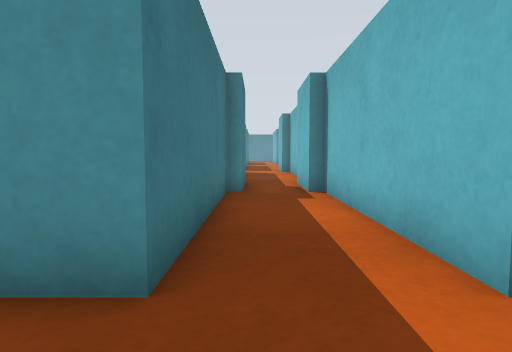
[1] (above)

24 first-person views from a walk through a world built for the Gazebo simulator. The camera is 0.5 m above the floor, tilts 4° down and sees 75° across. The floor is counted in squares, 0.5 m on a side. Each view is taken from the middle of a square. On the plan, view 1 faces up. The plan holds only what a view shows up to about 12 squares ahead; the rest is blank. The place goes on beyond the plan.

[2]
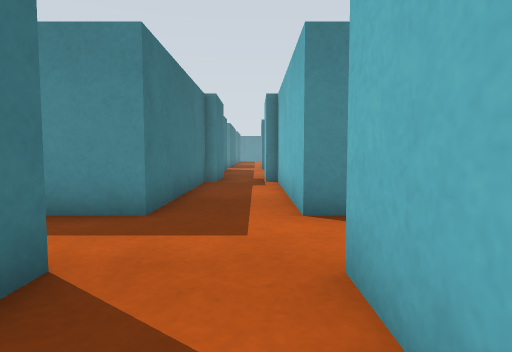

[3]
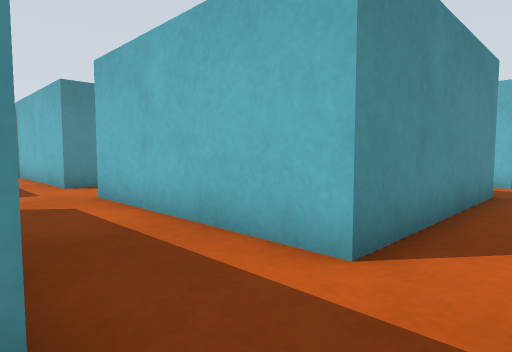

[4]
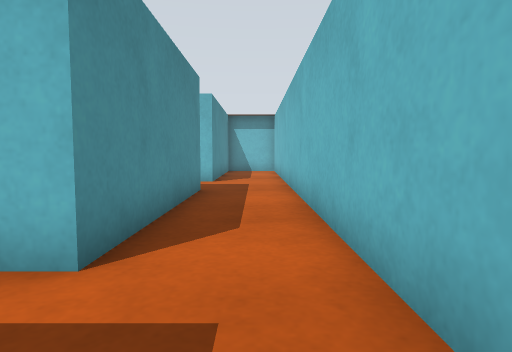

[5]
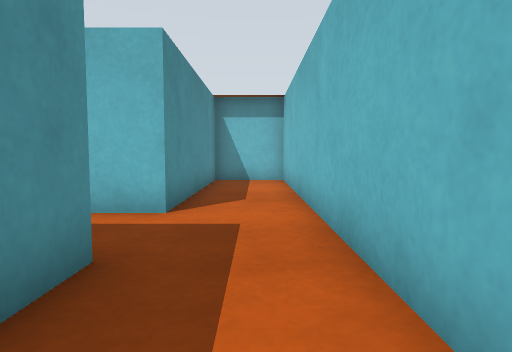

[6]
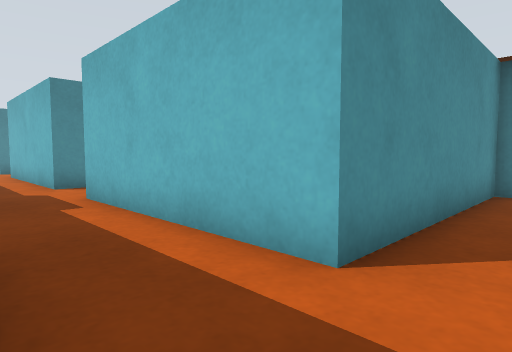

[7]
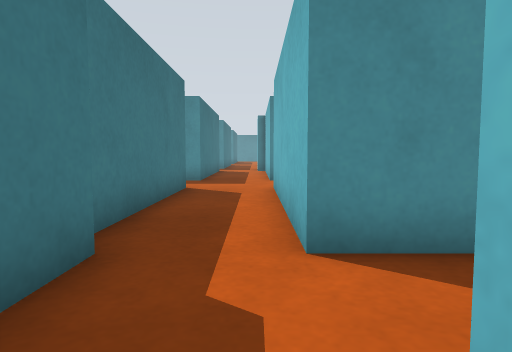

[8]
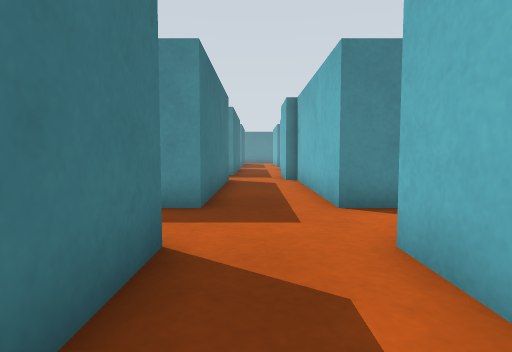

[9]
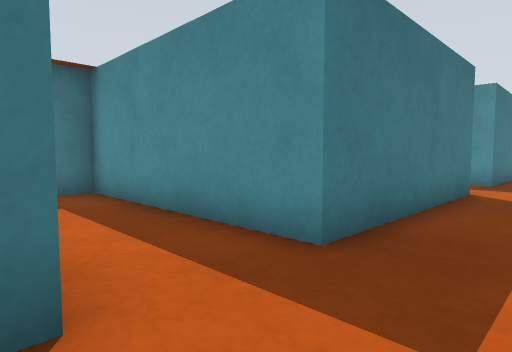

[10]
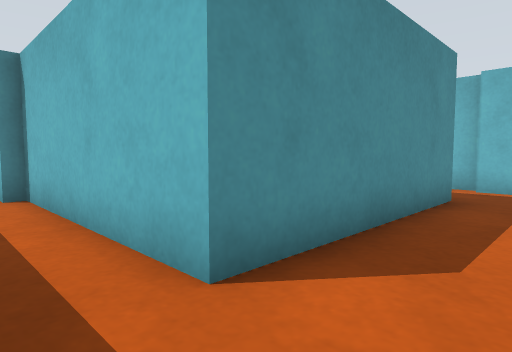

[11]
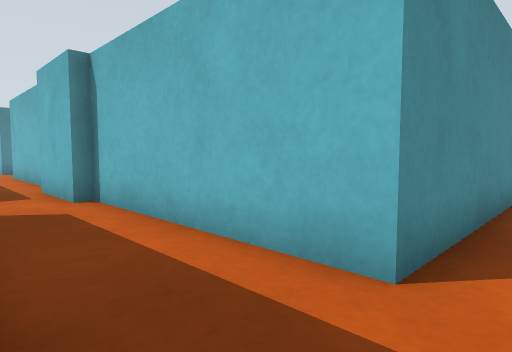

[12]
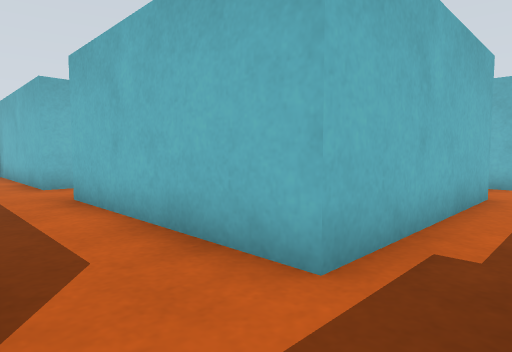

[13]
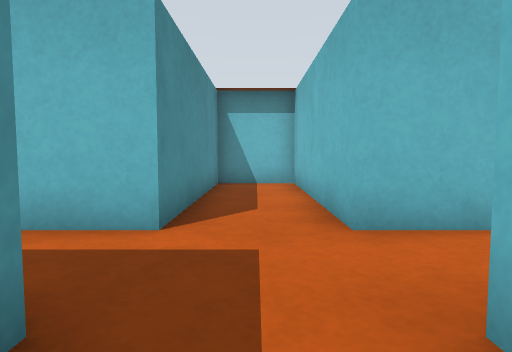

[14]
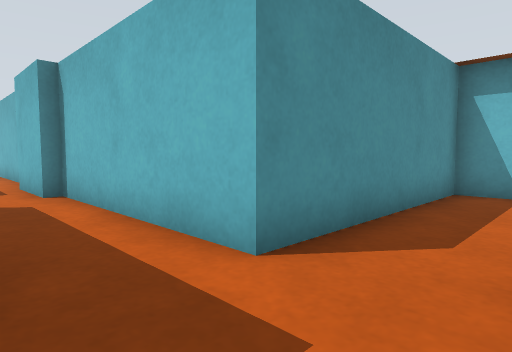

[15]
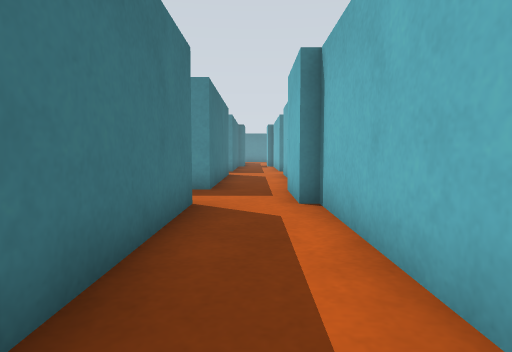

[16]
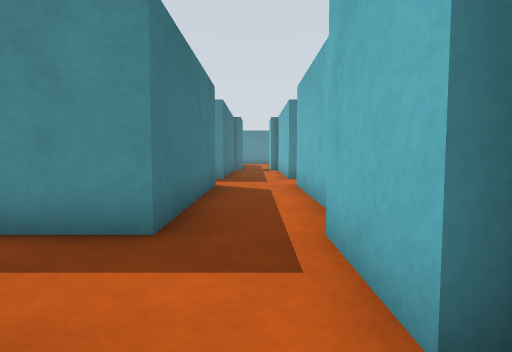

[17]
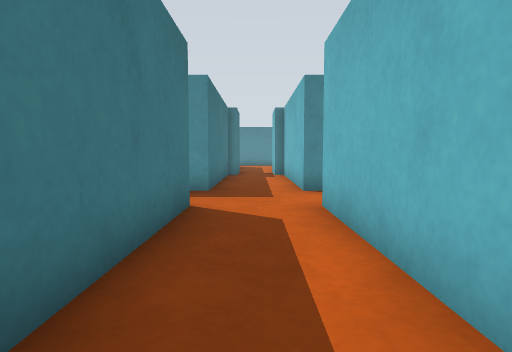

[18]
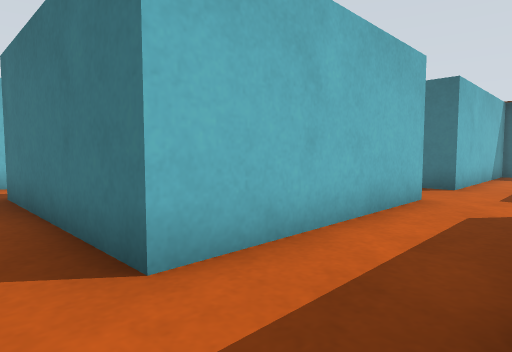

[19]
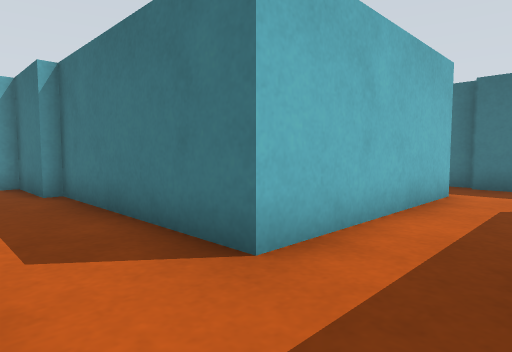

[20]
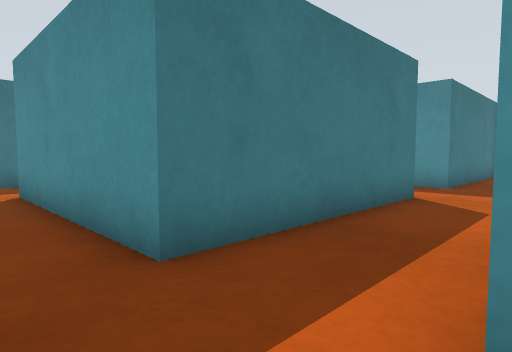

[21]
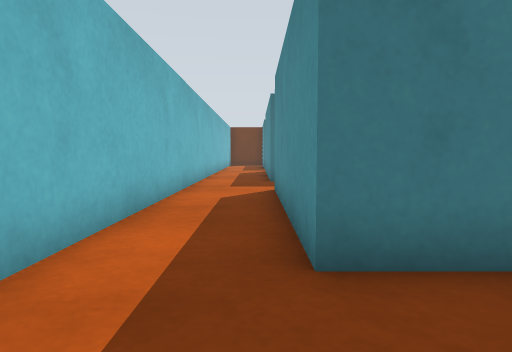

[22]
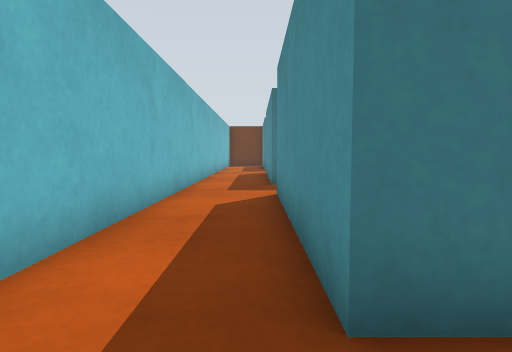

[23]
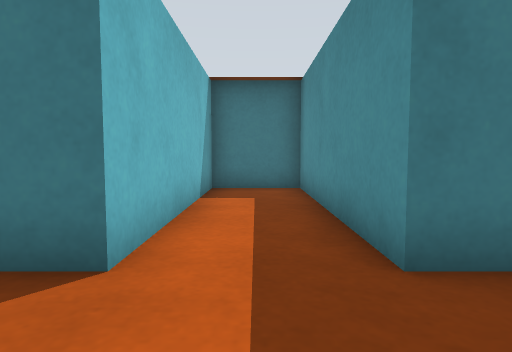

[24]
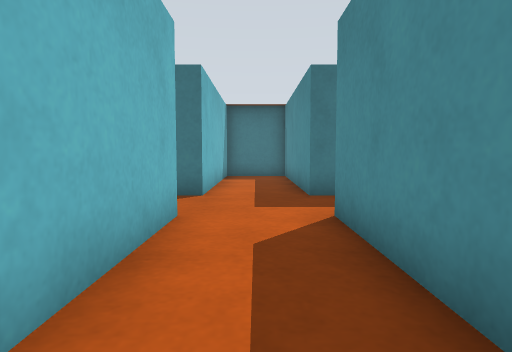

### Floor plan
Points are (right, up) in squares from view 1. A wall is a line through its corners. A room is listed if a view was taken in it or the views show most of it. See-through windows are left out.
Room 1 (views 1, 2, 3, 4, 5, 6, 7, 8, 9, 10, 11, 12, 20, 21, 22, 23, 24)
walls: (5.5, 2.3) (1.8, 2.3) (1.8, 8.5) (1.4, 8.5); (8, -0.2) (8, -1); (8.4, 2.2) (8.4, -0.2); (10.5, 2.3) (10.5, 8.5); (3.4, 8.5) (8, 8.5) (8, 3); (8.1, -6.5) (1.8, -6.5) (1.8, -0.2) (5.5, -0.2); (-0.3, 8.5) (-0.7, 8.5) (-0.7, 2.3) (-7.4, 2.3) (-7.4, -0.2) (-0.7, -0.2) (-0.7, -6.5) (-7, -6.5); (10.5, 11) (10.5, 17.2) (10.1, 17.2); (17.2, -6.5) (10.5, -6.5) (10.5, -0.2); (-9.5, -6) (-9.5, -6.5) (-11, -6.5); (8, 17.4) (8, 11) (1.4, 11) (1.4, 10.1); (-11.1, -9) (17.6, -9)
ways out: opening at (10, 1) to room 2; opening at (10, 10) to room 3; opening at (9, 17)
Room 2 (views 13, 14, 15, 16, 19)
walls: (19.3, -0.2) (25.9, -0.2) (25.9, 2.3) (19.3, 2.3) (19.3, 8.5); (12.2, 2.3) (10.5, 2.3); (16.8, 8.5) (16.8, 2.2); (10.5, -0.2) (16.8, -0.2)
ways out: opening at (10, 1) to room 1; opening at (18, 8) to room 3; opening at (18, -1)
Room 3 (views 17, 18)
walls: (18.9, 8.5) (18.9, 11); (19.3, 11) (19.3, 17.2); (10.5, 8.5) (16.8, 8.5); (16.8, 17.2) (16.8, 11) (10.5, 11)
ways out: opening at (10, 10) to room 1; opening at (18, 8) to room 2; opening at (18, 17)

Positions as (right, up) in squares from view 1, and headings:
1: (0, 0), facing up
2: (1, -3), facing up
3: (-1, -8), facing up-right
4: (-1, -8), facing right
5: (5, -8), facing right
6: (8, -8), facing up-right
7: (10, -1), facing up
8: (9, 5), facing up
9: (10, 8), facing up-left
10: (9, 9), facing up-right
11: (8, 10), facing up-right
12: (9, 2), facing down-right
13: (15, 1), facing right
14: (17, 0), facing up-right
15: (18, 2), facing up
16: (18, 7), facing up
17: (18, 11), facing up
18: (18, 11), facing down-left
19: (19, 2), facing down-left
20: (2, -8), facing up-left
21: (2, -7), facing left
22: (1, -7), facing left
23: (2, 1), facing left
24: (7, 1), facing left
